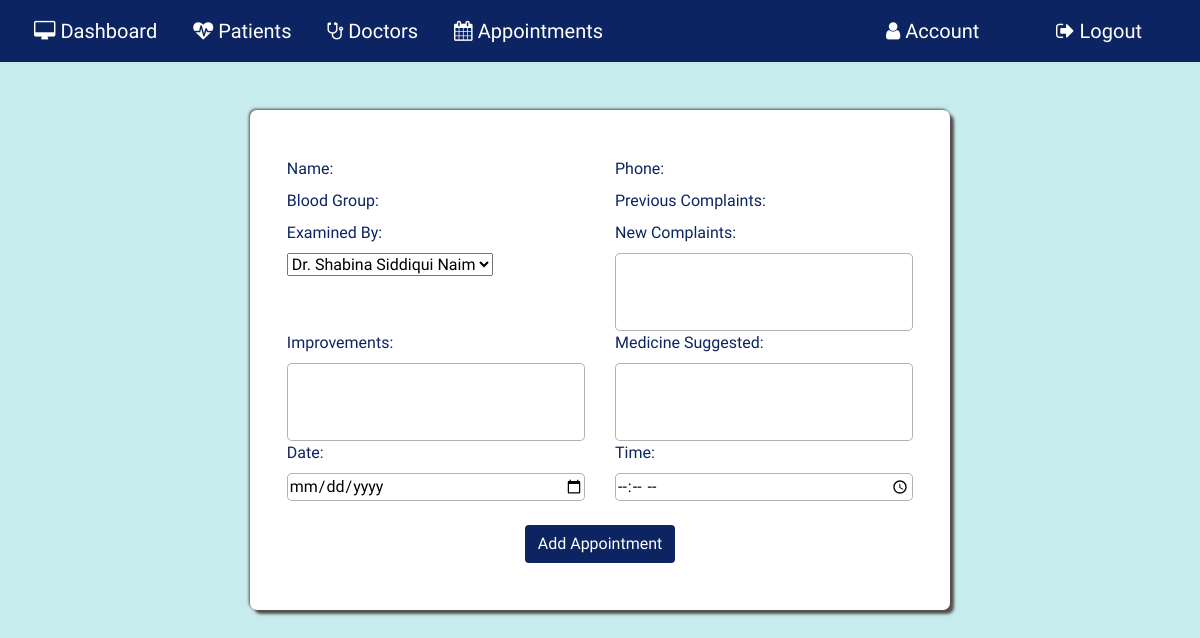
/addappointment/4 (signed in), run on an earlier commit of the app's database.
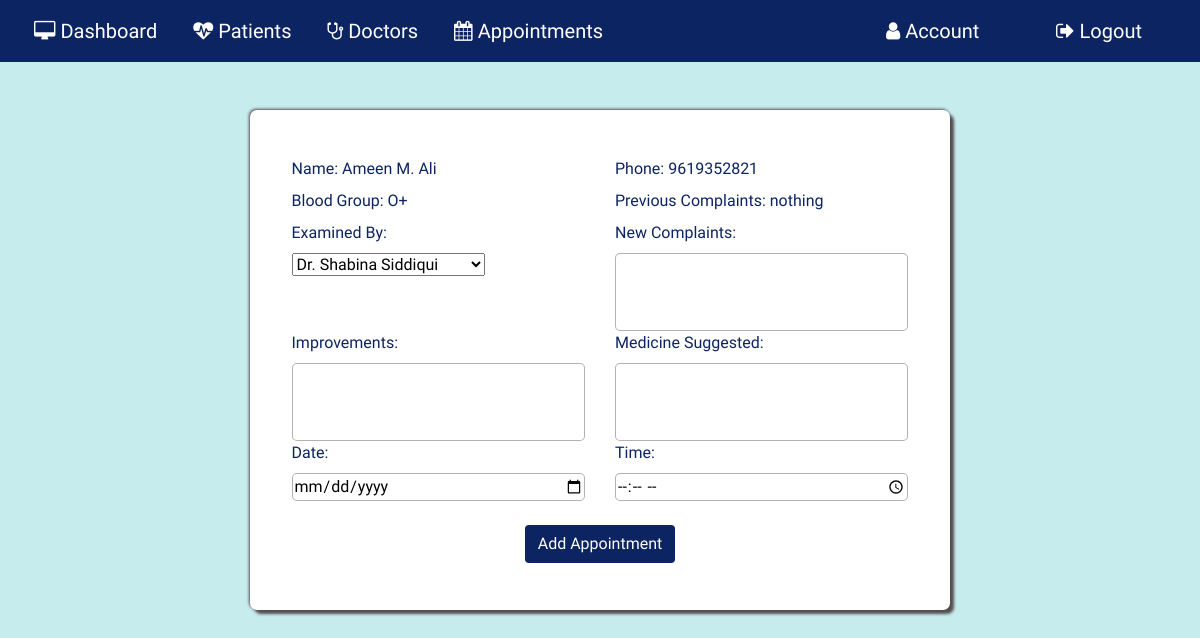
And on a later commit of the database.
### application/routes.py (models this page shows, shortened)
class Patient(db.Model):
  __tablename__ = 'Patient'
  id = db.Column(db.Integer, primary_key=True)
  pname = db.Column(db.String(20))
  age= db.Column(db.String(20))
  phone=db.Column(db.String(20))
  gender=db.Column(db.String(10))
  bgroup=db.Column(db.String(5))
  state=db.Column(db.String(15))
  address=db.Column(db.String(100))
  mstatus=db.Column(db.String(10))
  complaint=db.Column(db.String(5000))
  improvement=db.Column(db.String(5000))
  medicine_suggested=db.Column(db.String(5000))
  pat_image = db.Column(db.String(20), nullable=False, default='default.jpg')

### application/routes.py (the view, shortened to what this page needs)
@app.route('/addappointment/<id>',methods=['POST','GET'])
def addappointment(id):
  if 'username' in session:
    addapp = Patient.query.filter_by(id=id).first()
    docdetail= Doctor.query.all()
  return render_template('addappointment.html',addapp=addapp, docdetail=docdetail)

### application/templates/addappointment.html
{% extends 'layout.html' %}{% include 'includes/nav.html' %} {% block content%}
<section id="addapp">
  <div class="addapp-container mt-5">
    <form action="" method="POST">
      <div class="row">
        <div class="col-6">
          <label for="">Name:&nbsp;{{ addapp.pname }}</label>
        </div>
        <div class="col-6">
          <label for="">Phone:&nbsp;{{addapp.phone}}</label>
        </div>
      </div>
      <div class="row">
        <div class="col-6">
          <label for="">Blood Group:&nbsp;{{ addapp.bgroup }}</label>
        </div>
        <div class="col-6">
          <label for="">Previous Complaints:&nbsp;{{addapp.complaint}}</label>
        </div>
      </div>
      <div class="row">
        <div class="col-6">
          <label for="examinedby">Examined By:&nbsp;</label>
          <select name="examinedby" id="examinedby">
            {% for i in docdetail %}
            <option value="{{ i.dname }}">{{ i.dname }}</option>
            {% endfor %}
          </select>
        </div>
        <div class="col-6">
          <label for="complaint">New Complaints:&nbsp;</label>
          <textarea name="complaint" id="" cols="15" rows="3"></textarea>
        </div>
      </div>
      <div class="row">
        <div class="col-6">
          <label for="improvements">Improvements:&nbsp;</label>
          <textarea name="improvements" id="" cols="15" rows="3"></textarea>
        </div>
        <div class="col-6">
          <label for="medicine_suggested">Medicine Suggested:&nbsp;</label>
          <textarea
            name="medicine_suggested"
            id=""
            cols="15"
            rows="3"
          ></textarea>
        </div>
      </div>
      <div class="row">
        <div class="col-6">
          <label for="date">Date:&nbsp;</label>
          <input name="date" type="date" />
        </div>
        <div class="col-6">
          <label for="time">Time:&nbsp;</label>
          <input name="time" type="time" />
        </div>
      </div>
      <div class="row mt-4 justify-content-center">
        <button class="btn addapp-btn" type="submit">Add Appointment</button>
      </div>
    </form>
  </div>
</section>
{% endblock content%}

What changed in the data, as far as the page shows it:
added Patient: pname "Ameen M. Ali", phone "9619352821", bgroup "O+", complaint "nothing"
Also different on the page:
form field examinedby: "Dr. Shabina Siddiqui Naim" → "Dr. Shabina Siddiqui"
